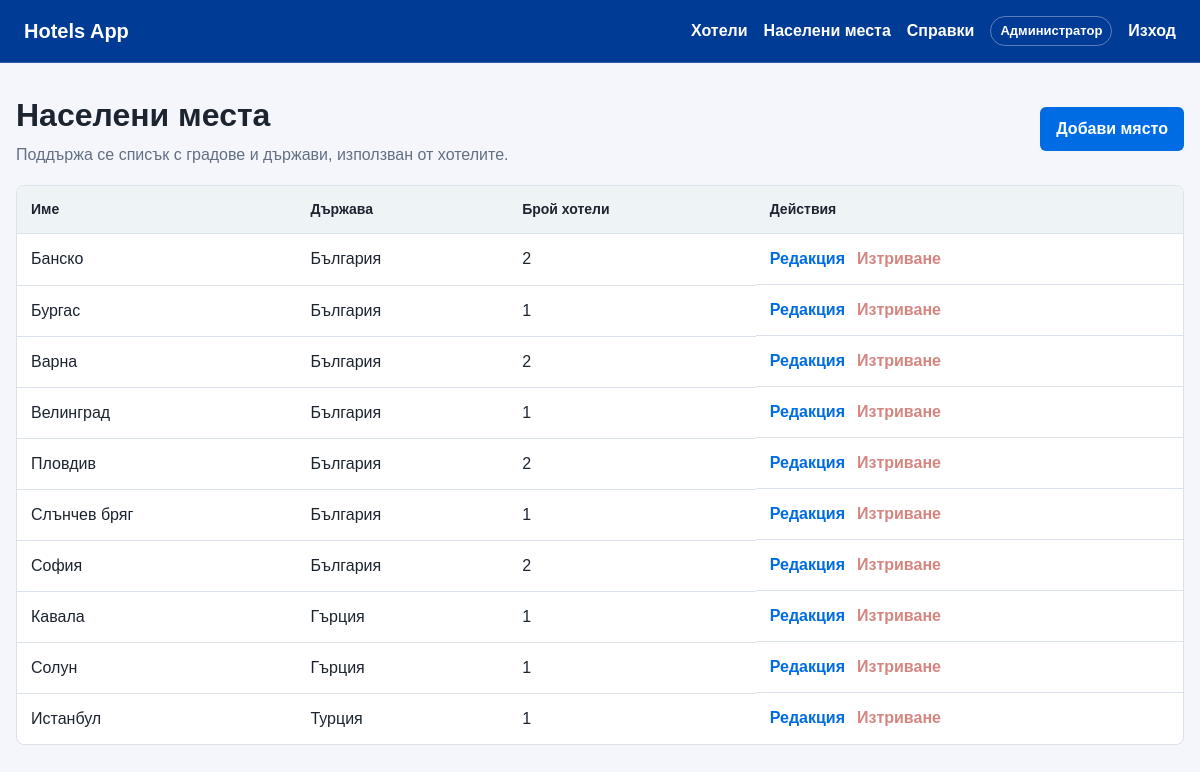
Page /locations.php (signed in) on the committed database.
### tables this page shows
CREATE TABLE IF NOT EXISTS locations (
  id INT AUTO_INCREMENT PRIMARY KEY,
  name VARCHAR(100) NOT NULL,
  country VARCHAR(100) NOT NULL,
  created_at TIMESTAMP DEFAULT CURRENT_TIMESTAMP,
  UNIQUE KEY unique_location (name, country)
);

### config.php (called while the page is built, shortened)
<?php
function db(): PDO
{
    static $pdo = null;
    if ($pdo === null) {
        $dsn = 'mysql:host=' . DB_HOST . ';dbname=' . DB_NAME . ';charset=utf8mb4';
        $pdo = new PDO($dsn, DB_USER, DB_PASS, [
            PDO::ATTR_ERRMODE => PDO::ERRMODE_EXCEPTION,
            PDO::ATTR_DEFAULT_FETCH_MODE => PDO::FETCH_ASSOC,
        ]);
    }
    return $pdo;
}
function isLoggedIn(): bool
{
    return isset($_SESSION['user_id']);
}
function currentUserRole(): string
{
    return $_SESSION['role'] ?? 'guest';
}
function isAdmin(): bool
{
    return currentUserRole() === 'admin';
}
function h(?string $value): string
{
    return htmlspecialchars((string) $value, ENT_QUOTES, 'UTF-8');
}

### locations.php (the view, shortened to what this page needs)
<?php
require_once __DIR__ . '/config.php';
$stmt = db()->query(
    'SELECT l.*, COUNT(h.id) AS hotels_count
     FROM locations l
     LEFT JOIN hotels h ON h.location_id = l.id
     GROUP BY l.id
     ORDER BY l.country, l.name'
);
$locations = $stmt->fetchAll();
require __DIR__ . '/header.php';
?>
<section class="page-head">
    <div>
        <h1>Населени места</h1>
        <p>Поддържа се списък с градове и държави, използван от хотелите.</p>
    </div>
    <a class="button" href="location_form.php">Добави място</a>
</section>
<div class="table-wrap">
    <table>
        <thead>
        <tr>
            <th>Име</th>
            <th>Държава</th>
            <th>Брой хотели</th>
            <th>Действия</th>
        </tr>
        </thead>
        <tbody>
        <?php foreach ($locations as $location): ?>
            <tr>
                <td><?= h($location['name']) ?></td>
                <td><?= h($location['country']) ?></td>
                <td><?= (int) $location['hotels_count'] ?></td>
                <td class="actions">
                    <a href="location_form.php?id=<?= (int) $location['id'] ?>">Редакция</a>
                    <form method="post" action="location_delete.php" data-confirm="Да изтрия ли това населено място?">
                        <button type="submit" class="link-danger" <?= (int) $location['hotels_count'] > 0 ? 'disabled title="Има хотели към това място"' : '' ?>>
                            Изтриване
                        </button>
                    </form>
                </td>
            </tr>
        <?php endforeach; ?>
        </tbody>
    </table>
</div>
<?php require __DIR__ . '/footer.php'; ?>

### header.php (shortened to what this page needs)
<!doctype html>
<html lang="bg">
<head>
    <link rel="stylesheet" href="assets/styles.css">
</head>
<body>
<header class="topbar">
    <a class="brand" href="index.php">Hotels App</a>
    <?php if (isLoggedIn()): ?>
        <nav class="nav">
            <a href="index.php">Хотели</a>
            <?php if (isAdmin()): ?>
                <a href="locations.php">Населени места</a>
            <?php endif; ?>
            <a href="reports.php">Справки</a>
            <span class="role-badge"><?= isAdmin() ? 'Администратор' : 'Потребител' ?></span>
            <a href="logout.php">Изход</a>
        </nav>
    <?php endif; ?>
</header>
<main class="shell">

### footer.php
</main>
</body>
</html>

### assets/styles.css (style rules this page uses)
:root { --bg: #f4f6fb; --text: #1c2430; --muted: #637083; --line: #dce2ea; --panel: #ffffff; --primary: #006ce4; --primary-dark: #003b95; --accent: #febb02; --danger: #b42318; --warning-bg: #fff4d8; --warning-line: #f4c152; }
* { box-sizing: border-box; }
body { margin: 0; background: var(--bg); color: var(--text); font-family: Arial, Helvetica, sans-serif; line-height: 1.5; }
a { color: var(--primary); text-decoration: none; font-weight: 700; }
.topbar { display: flex; align-items: center; justify-content: space-between; gap: 24px; padding: 16px max(24px, calc((100vw - 1180px) / 2)); background: var(--primary-dark); border-bottom: 1px solid rgba(255, 255, 255, 0.16); }
.brand { color: #ffffff; font-size: 20px; letter-spacing: 0; }
.nav { display: flex; flex-wrap: wrap; align-items: center; gap: 16px; }
.nav a { color: #ffffff; }
.role-badge { padding: 4px 9px; border: 1px solid rgba(255, 255, 255, 0.35); border-radius: 999px; color: #ffffff; font-size: 13px; font-weight: 700; }
.shell { width: min(1180px, calc(100% - 32px)); margin: 28px auto 48px; }
.page-head { display: flex; align-items: center; justify-content: space-between; gap: 18px; margin-bottom: 18px; }
h1, h2, p { margin-top: 0; }
h1 { margin-bottom: 4px; font-size: 32px; }
.page-head p { margin-bottom: 0; color: var(--muted); }
.button, button { display: inline-flex; align-items: center; justify-content: center; min-height: 40px; padding: 10px 16px; border: 0; border-radius: 6px; background: var(--primary); color: #ffffff; font: inherit; font-weight: 700; cursor: pointer; }
button:disabled { opacity: 0.55; cursor: not-allowed; }
.table-wrap { overflow-x: auto; background: var(--panel); border: 1px solid var(--line); border-radius: 8px; }
table { width: 100%; border-collapse: collapse; }
th, td { padding: 13px 14px; border-bottom: 1px solid var(--line); text-align: left; vertical-align: top; }
th { background: #eef3f6; font-size: 14px; }
tr:last-child td { border-bottom: 0; }
.actions { display: flex; align-items: center; gap: 12px; white-space: nowrap; }
.actions form { margin: 0; }
.link-danger { min-height: auto; padding: 0; background: transparent; color: var(--danger); }

### rows in the picture
locations: name "Банско", country "България", hotels_count "2"
locations: name "Бургас", country "България", hotels_count "1"
locations: name "Варна", country "България", hotels_count "2"
locations: name "Велинград", country "България", hotels_count "1"
locations: name "Пловдив", country "България", hotels_count "2"
locations: name "Слънчев бряг", country "България", hotels_count "1"
locations: name "София", country "България", hotels_count "2"
locations: name "Кавала", country "Гърция", hotels_count "1"
locations: name "Солун", country "Гърция", hotels_count "1"
locations: name "Истанбул", country "Турция", hotels_count "1"
